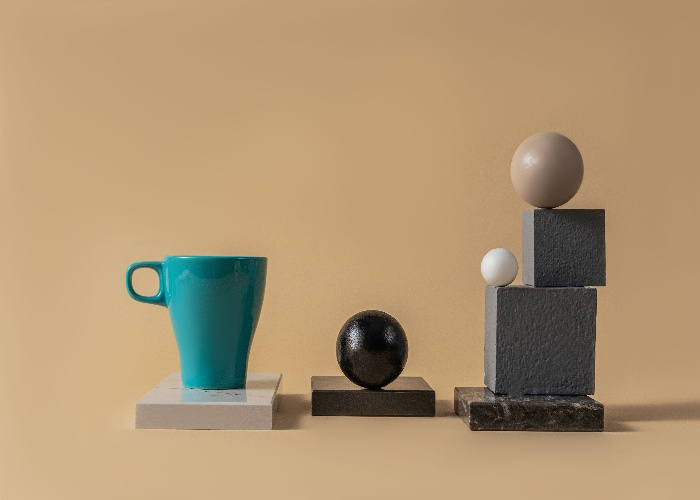
#> input picture 1_OpenCV/5_Template_Matching/original_img.jpg, 700 x 500 px
$ python 04template_matching_tm_ccoef.py
#> lines starting #> are read from the running program, lines starting #| are printed output that depends on the picture; after the words box and inside, x2 and y2 are one past the last pixel; in counts of white or black regions, pixels touching at a corner belong together
import cv2
import matplotlib.pyplot as plt

# Read the main image
img = cv2.imread("original_img.jpg")
#> img is the input picture: shape (500, 700, 3); mean B, G, R 114, 148.8, 174.6

# Resize the main image
img = cv2.resize(img, (700, 500))

# Read the template
template = cv2.imread("cropped_img.jpg")
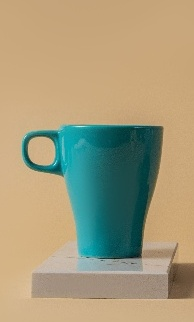
#> input picture 1_OpenCV/5_Template_Matching/cropped_img.jpg, 194 x 322 px
#> template is the input picture: shape (322, 194, 3); mean B, G, R 123.6, 155.1, 164.6

# Get template dimensions
h, w = template.shape[:2]
#> h = 322; w = 194

# Perform template matching
result = cv2.matchTemplate(
    img,
    template,
    cv2.TM_CCOEFF
)
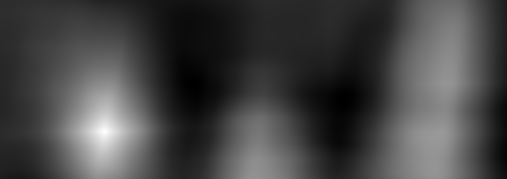
#> result: shape (179, 507) float32; min -86294328, max 400988416, mean 45367804; drawn with min black and max white

# Find minimum and maximum matching values
min_val, max_val, min_loc, max_loc = cv2.minMaxLoc(result)
#> min_val = -86294328; max_val = 400988416; min_loc = (344, 96); max_loc = (104, 131)

# Print the results
print("Minimum value:", min_val)
#| Minimum value: -86294328.0
print("Maximum value:", max_val)
#| Maximum value: 400988416.0
print("Minimum location:", min_loc)
#| Minimum location: (344, 96)
print("Maximum location:", max_loc)
#| Maximum location: (104, 131)

# For TM_CCOEFF:
# Higher score = better match
top_left = max_loc
#> top_left = (104, 131)

# Calculate bottom-right corner
right = top_left[0] + w
#> right = 298
bottom = top_left[1] + h
#> bottom = 453

bottom_right = (right, bottom)
#> bottom_right = (298, 453)

# Draw rectangle around the best match
cv2.rectangle(
    img,
    top_left,
    bottom_right,
    (0, 255, 0),
    2
)
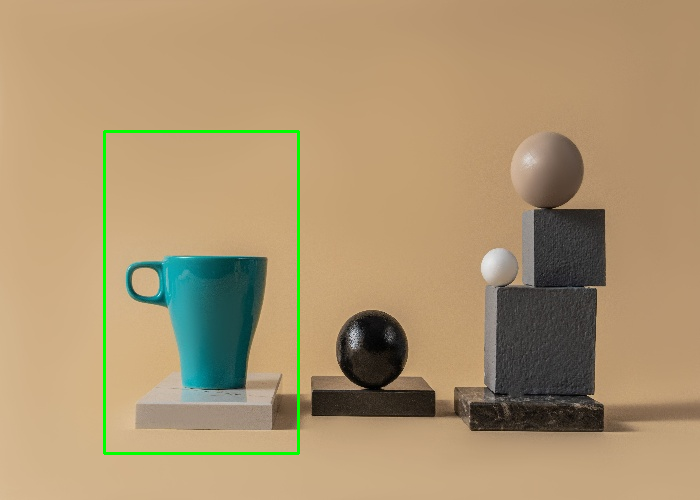
#> img: shape (500, 700, 3); 0.88% of pixels changed, all inside (x1, y1, x2, y2) = (103, 130, 300, 455)

# Display result
plt.imshow(cv2.cvtColor(img, cv2.COLOR_BGR2RGB))
plt.title("Template Matching - TM_CCOEFF")
plt.axis("off")
plt.show()
